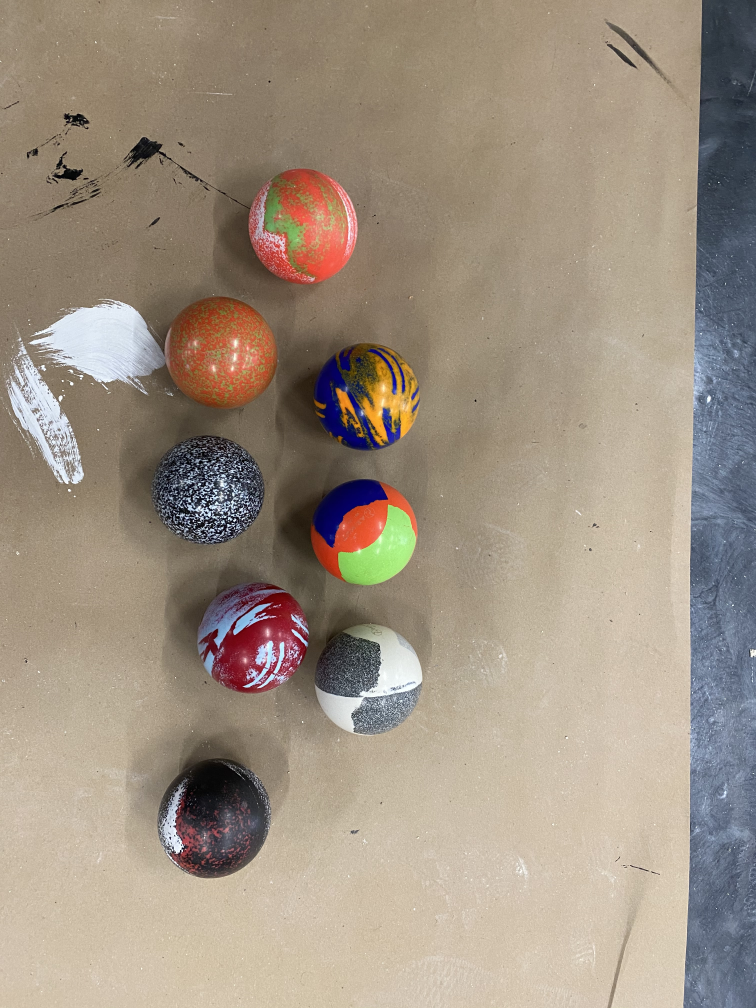
#> input picture exploratory_code/assets/balls_inside.jpg, 3024 x 4032 px, given in place of the camera (shown at 1/4 size)
$ python skittles.py
#> lines starting #> are read from the running program, lines starting #| are printed output that depends on the picture; after the words box and inside, x2 and y2 are one past the last pixel; in counts of white or black regions, pixels touching at a corner belong together
# import packages
import os
import cv2
import imutils
import argparse
import numpy as np
import time
from pyimagesearch.descriptors.histogram import Histogram
from sklearn.cluster import KMeans
from scipy.spatial import distance as dist


# construct the argument parser and parse the arguments
ap = argparse.ArgumentParser()
ap.add_argument("-i", "--camera", default=0,
    help="camera ordinal")
ap.add_argument("-m", "--minhsv", default="0,8,84",
    help="hsv comma delimited")
ap.add_argument("-x", "--maxhsv", default="225,92,255",
    help="hsv comma delimited")
ap.add_argument("-k", "--clusters", type=int, default=3,
	help="# of clusters to generate")
args = vars(ap.parse_args())


# [216 lines left out: functions draw_contour, extract_balls, cluster_balls, calculate_frame_score, not called in this run]


# initialize the video stream and allow the cammera sensor to warmup
print("[INFO] starting video stream...")
vs = cv2.VideoCapture(args["camera"])
#vs = VideoStream(usePiCamera=True, resolution=(640, 480)).start()
time.sleep(2.0)

def wait():
	while True:
		_, frame = vs.read()
#> frame is the input picture: shape (4032, 3024, 3); mean B, G, R 130.1, 145.4, 158.7
		frame = imutils.resize(frame, width=600)
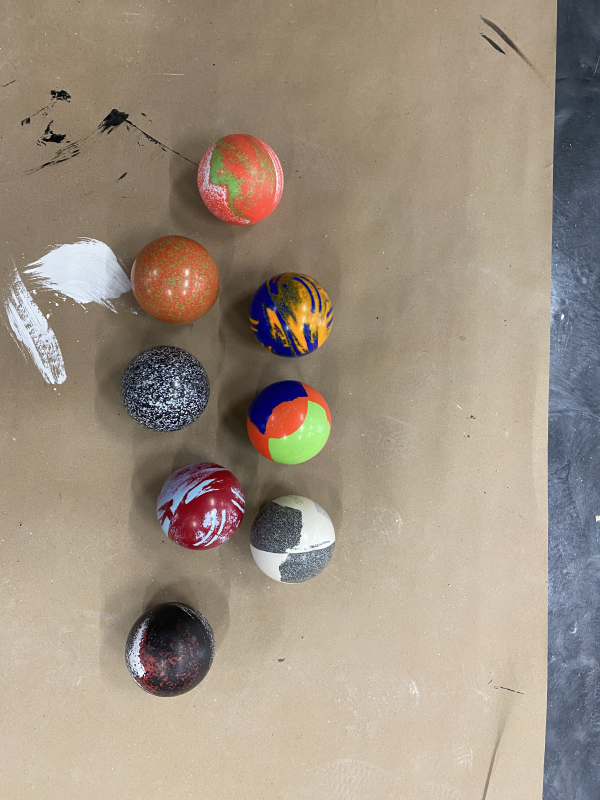
#> frame: shape (800, 600, 3); mean B, G, R 130.1, 145.4, 158.7
		text = "Press 's' to score the frame!"
		cv2.putText(frame, text, (20, 20),
					cv2.FONT_HERSHEY_SIMPLEX,
					0.8, (255, 255, 255), 2)
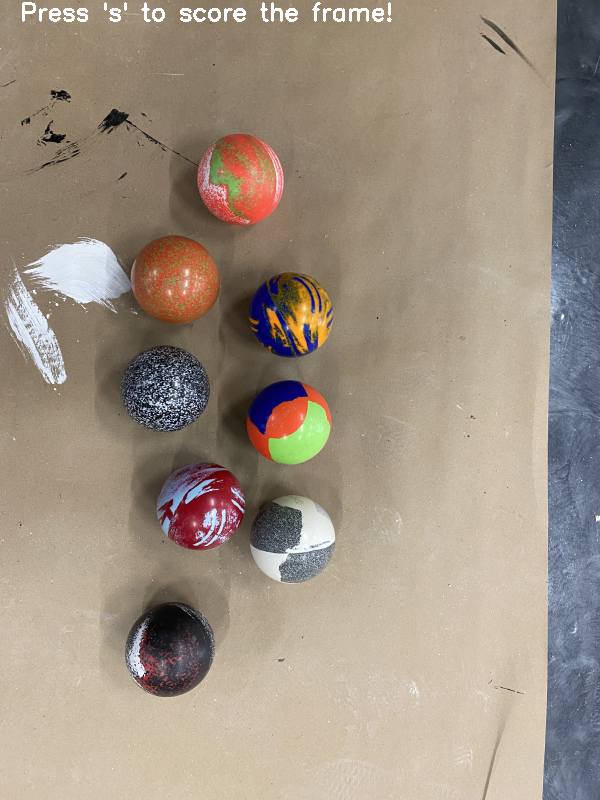
#> frame: shape (800, 600, 3); 0.45% of pixels changed, all inside (x1, y1, x2, y2) = (22, 2, 392, 22)

		cv2.imshow("Bocce", frame)
		key = cv2.waitKey(1) & 0xFF
#> (key q is pressed here)

		# if the `q` key was pressed, break from the loop
		if key == ord("r") or key == ord("p"):
			return key

# loop over frames
while True:
	# grab the frame from the  video stream and resize it to have a
	# maximum width of 400 pixels
	key_team = wait()

	_, frame = vs.read()
	frame = imutils.resize(frame, width=600)

	# cv2.imwrite("desk.png", frame)
	# import sys
	# sys.exit(0)

	# convert image to HSV
	imageHSV = cv2.cvtColor(frame, cv2.COLOR_BGR2HSV)

	# load min court mask
	minHSV = args["minhsv"].split(",")
	minHSV = (int(minHSV[0]), int(minHSV[1]), int(minHSV[2]))

	# load max court mask
	maxHSV = args["maxhsv"].split(",")
	maxHSV = (int(maxHSV[0]), int(maxHSV[1]), int(maxHSV[2]))

	# print status
	print("[INFO] court mask minHSV={} maxHSV={}".format(minHSV, maxHSV))

	# calculate the court mask and display it until keypress
	courtMask = cv2.inRange(imageHSV, minHSV, maxHSV)

	# calculate the ball mask (inverse of the courtMask) and display it
	#until keypress
	ballMask = cv2.bitwise_not(courtMask)
	# cv2.imshow("ball mask", ballMask)

	# apply "opening" (series of erosions followed by dilation) to
	# eliminate salt and pepper noise and display it until keypress
	kernelSize = (5, 5)
	kernel = cv2.getStructuringElement(cv2.MORPH_RECT, kernelSize)
	#morphed = cv2.morphologyEx(ballMask, cv2.MORPH_OPEN, kernel, iterations=3)
	morphed = cv2.erode(ballMask, (3, 3), iterations=8)
	morphed = cv2.dilate(morphed, (3, 3), iterations=4)
	morphed = cv2.erode(morphed, (3, 3), iterations=3)

	# find contours in the image, keeping only the EXTERNAL contours in
	# the image
	cnts = cv2.findContours(morphed.copy(), cv2.RETR_EXTERNAL,
		cv2.CHAIN_APPROX_SIMPLE)
	cnts = imutils.grab_contours(cnts)
	#print("Found {} EXTERNAL contours".format(len(cnts)))

	# sort the 1:1 aspect ratio contours according to size
	topCnts = 9
	cnts = sorted(cnts, key=cv2.contourArea,reverse=True)[:topCnts]

	# loop over the contours to eliminate non 1:1 aspect ratio balls
	cntsAROneToOne = []
	i=0
	for c in cnts:
		# compute the area of the contour along with the bounding box
		# to compute the aspect ratio
		area = cv2.contourArea(c)
		(x, y, w, h) = cv2.boundingRect(c)
		if area > 2000:
			#print("[INFO] cnt[DISCARDED] area={}".format(area))
			continue

		# compute the aspect ratio of the contour, which is simply the width
		# divided by the height of the bounding box
		aspectRatio = w / float(h)

		# if the aspect ratio is approximately one, then the shape is a
		# circle or square
		if aspectRatio >= 0.79 and aspectRatio <= 1.35:
			# print("[INFO] cnts[{}] aspectRatio={}".format(i, aspectRatio))
			cntsAROneToOne.append(c)
			i+=1

		# otherwise, discard
		else:
			pass
			# print("[INFO] cnt[DISCARDED] aspectRatio={}".format(aspectRatio))

	#print(len(cntsAROneToOne))
	# extract ball rois
	balls = extract_balls(frame, ballMask, cntsAROneToOne, numBalls=9)

	# cluster balls in to the specified number of clusters
	cluster_idxs = cluster_balls(balls, clusters=args["clusters"], debug=False)

	# sort clusters according to length and assume pallino, teamA, teamB
	cluster_idxs.sort(key=len)
	print(cluster_idxs)
	pallino_idx = cluster_idxs[0]
	teamA_idxs = cluster_idxs[1]
	teamB_idxs = cluster_idxs[2]

	# determine the frame score
	frame_annotated = calculate_frame_score(frame, balls, pallino_idx, teamA_idxs, teamB_idxs, key_team)


	# display and wait for keys
	cv2.imshow("Bocce", frame_annotated)
	key = cv2.waitKey(0) & 0xFF

	# if the `q` key was pressed, break from the loop
	if key == ord("q"):
		break


# wait for a keypress and then close all open windows
#cv2.waitKey(0)
cv2.destroyAllWindows()

$ run again, on exploratory_code/assets/balls_instagram.jpeg
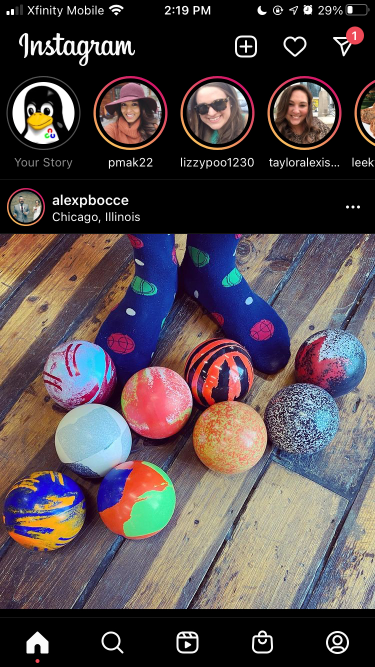
#> input picture exploratory_code/assets/balls_instagram.jpeg, 750 x 1334 px, given in place of the camera (shown at 1/2 size)
#> in wait, frame is the input picture: shape (1334, 750, 3); mean B, G, R 76.7, 73.5, 83.5
#> in wait, `frame = imutils.resize(frame, width=600)`:
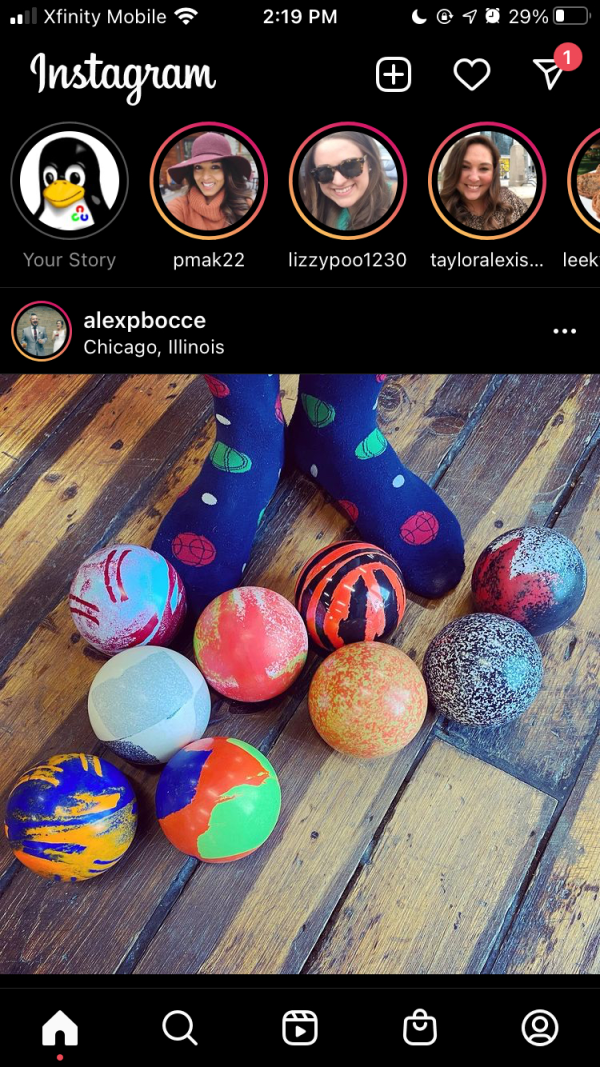
#> frame: shape (1067, 600, 3); mean B, G, R 76.7, 73.5, 83.5
#> in wait, `cv2.putText(frame, text, (20, 20), cv2.FONT_HERSHEY_SIMPLEX, 0.8, (255..`:
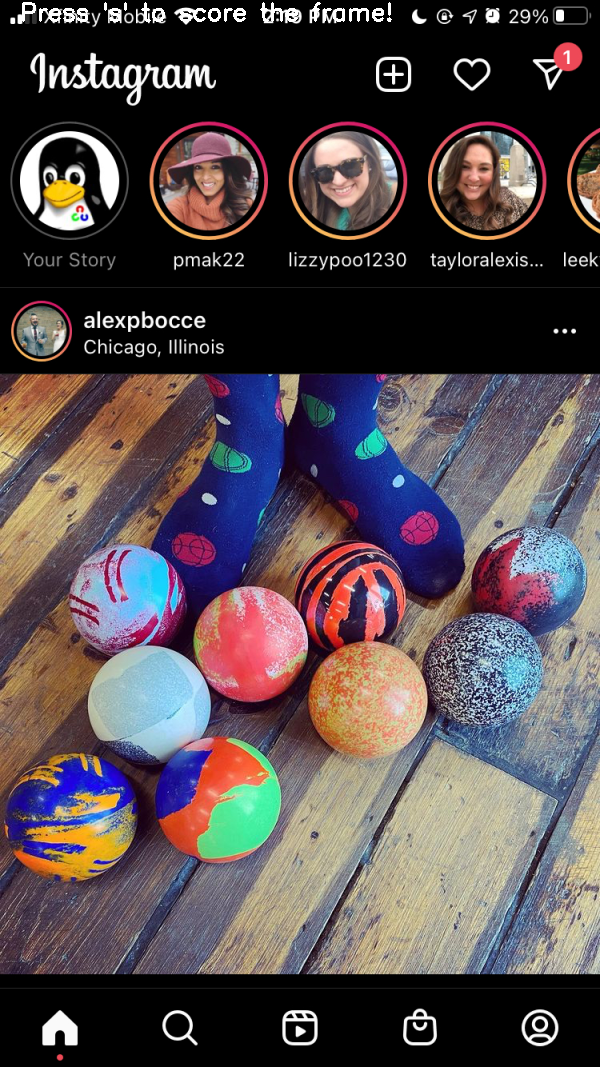
#> frame: shape (1067, 600, 3); 0.33% of pixels changed, all inside (x1, y1, x2, y2) = (22, 2, 392, 22)

$ run again, on exploratory_code/assets/court.png
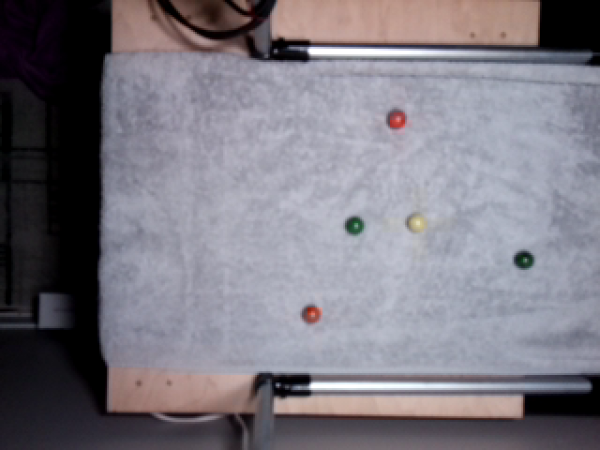
#> input picture exploratory_code/assets/court.png, 600 x 450 px, given in place of the camera
#> in wait, frame is the input picture: shape (450, 600, 3); mean B, G, R 128.5, 119.5, 122.9
#> in wait, `cv2.putText(frame, text, (20, 20), cv2.FONT_HERSHEY_SIMPLEX, 0.8, (255..`:
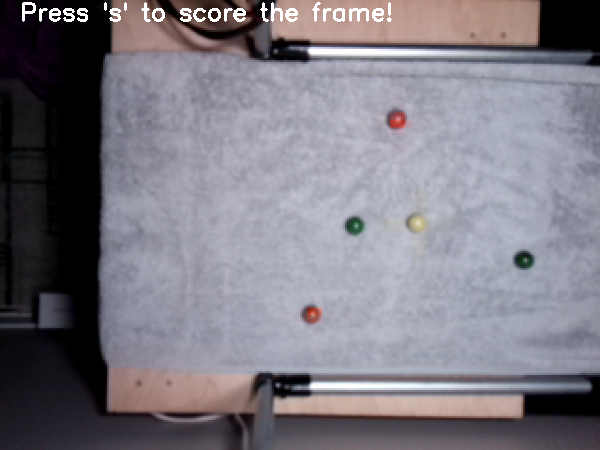
#> frame: shape (450, 600, 3); 0.8% of pixels changed, all inside (x1, y1, x2, y2) = (22, 2, 392, 22)
